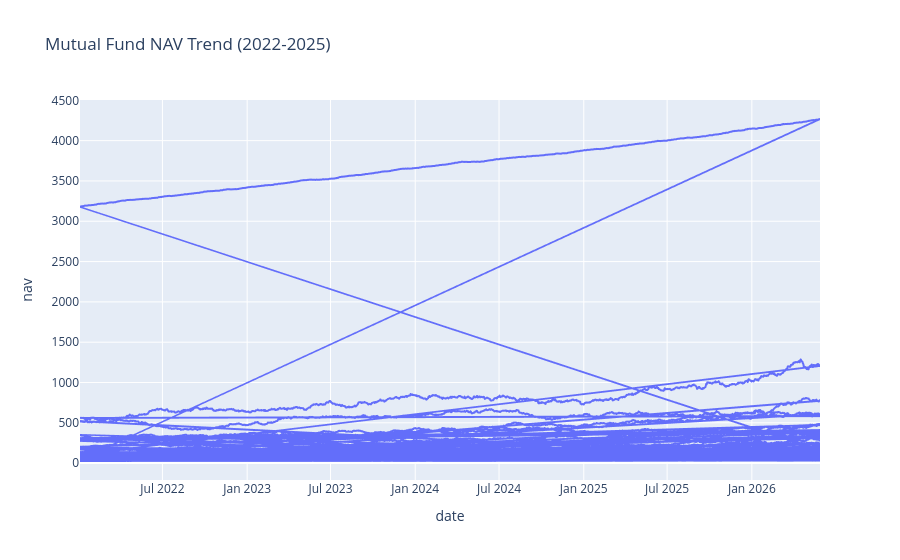

Write notebook code for a chart like this one.
### Code cell
import plotly.express as px

fig = px.line(
    nav,
    x='date',
    y='nav',
    title='Mutual Fund NAV Trend (2022-2025)'
)

fig.show()

### Figure 1 — Plotly figure (JSON) as saved in the notebook; plotly's stock layout.template omitted (floating-point values rounded to 4 significant figures; data arrays with more than 128 entries replaced by an {"elided": "..."} marker saying what was removed)
{"data": [{"hovertemplate": "date=%{x}<br>nav=%{y}<extra></extra>", "legendgroup": "", "line": {"color": "#636efa", "dash": "solid"}, "marker": {"symbol": "circle"}, "mode": "lines", "name": "", "showlegend": false, "type": "scattergl", "x": {"elided": "46000 str values"}, "xaxis": "x", "y": {"elided": "46000 float values"}, "yaxis": "y"}], "layout": {"legend": {"tracegroupgap": 0}, "title": {"text": "Mutual Fund NAV Trend (2022-2025)"}, "xaxis": {"anchor": "y", "domain": [0, 1], "title": {"text": "date"}}, "yaxis": {"anchor": "x", "domain": [0, 1], "title": {"text": "nav"}}}}
